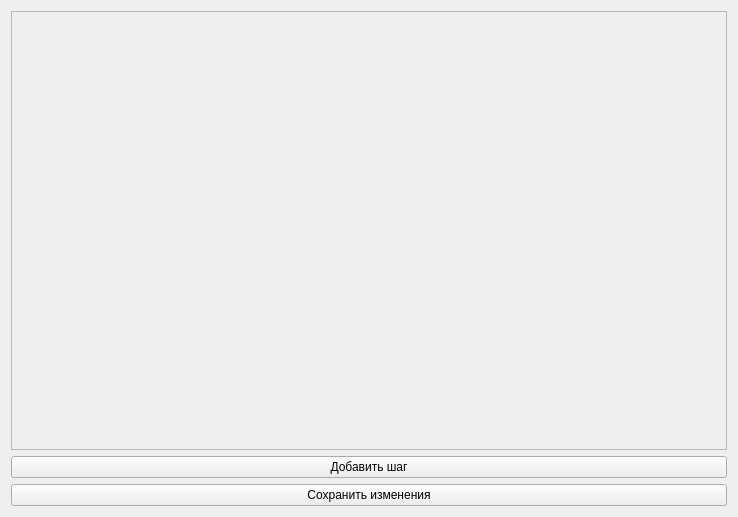
<?xml version="1.0" encoding="UTF-8"?>
<ui version="4.0">
 <class>StepsEditor</class>
 <widget class="QWidget" name="StepsEditor">
  <property name="geometry">
   <rect>
    <x>0</x>
    <y>0</y>
    <width>738</width>
    <height>517</height>
   </rect>
  </property>
  <property name="windowTitle">
   <string>Form</string>
  </property>
  <layout class="QGridLayout" name="gridLayout">
   <item row="1" column="0">
    <widget class="QPushButton" name="addStepButton">
     <property name="text">
      <string>Добавить шаг</string>
     </property>
    </widget>
   </item>
   <item row="0" column="0">
    <widget class="QScrollArea" name="scrollArea">
     <property name="widgetResizable">
      <bool>true</bool>
     </property>
     <widget class="QWidget" name="scrollAreaWidgetContents">
      <property name="geometry">
       <rect>
        <x>0</x>
        <y>0</y>
        <width>718</width>
        <height>439</height>
       </rect>
      </property>
      <layout class="QGridLayout" name="gridLayout_2">
       <item row="0" column="0">
        <layout class="QVBoxLayout" name="verticalLayout">
         <item>
          <layout class="QVBoxLayout" name="stepList"/>
         </item>
         <item>
          <spacer name="verticalSpacer">
           <property name="orientation">
            <enum>Qt::Vertical</enum>
           </property>
           <property name="sizeHint" stdset="0">
            <size>
             <width>20</width>
             <height>40</height>
            </size>
           </property>
          </spacer>
         </item>
        </layout>
       </item>
      </layout>
     </widget>
    </widget>
   </item>
   <item row="2" column="0">
    <widget class="QPushButton" name="saveButton">
     <property name="text">
      <string>Сохранить изменения</string>
     </property>
    </widget>
   </item>
  </layout>
 </widget>
 <resources/>
 <connections/>
</ui>
